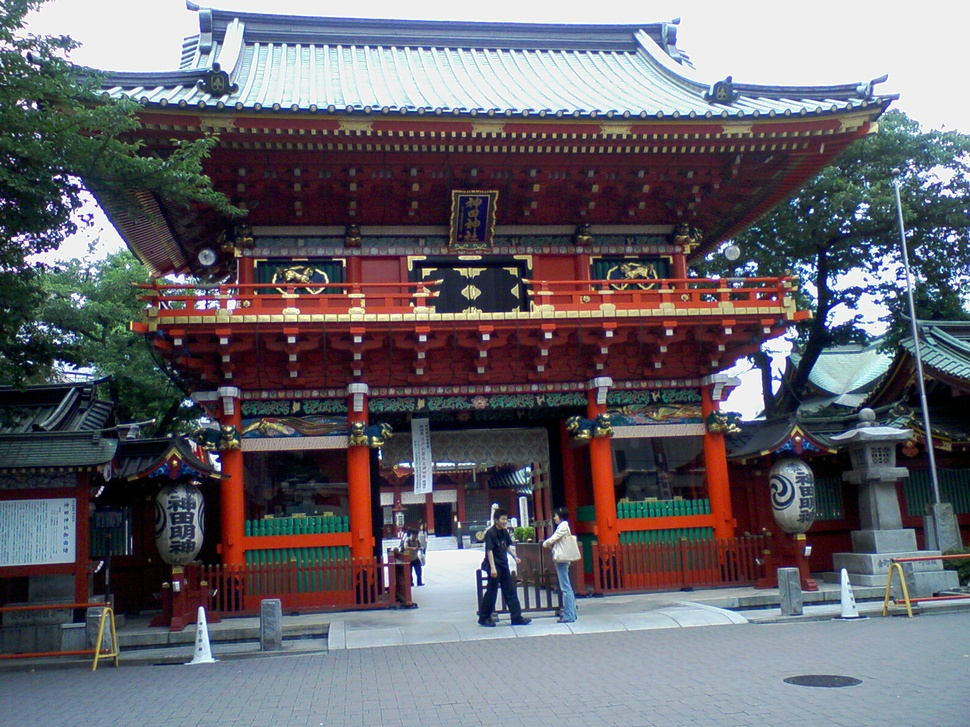
#> input picture Data_Box/KandaMyoujin.jpg, 970 x 727 px, shrunk from 1600 x 1200 before the run; its folder holds only this picture in this run
$ python final_db.py   (Python 2 division)
#> lines starting #> are read from the running program, lines starting #| are printed output that depends on the picture
# -*- coding:utf-8 -*-
import os
import sys
from PIL import Image
import numpy as np
import cv2
from matplotlib import pylab as plt
import sqlite3
from PIL.ExifTags import TAGS, GPSTAGS
import pickle
import time

def process_image(imagename,resultname,params="--edge-thresh 10 --peak-thresh 5"):
  if imagename[-3:] != 'pgm':
    # ダウンサンプリングpgmファイルを作成する
    im = np.array(Image.open(imagename).convert('L'))
    im= im[::15, ::15]
    im= Image.fromarray(np.uint8(im))
    im.save('tmp.pgm')
    imagename = 'tmp.pgm'

  cmmd = str("./sift "+imagename+" --output="+resultname+ " "+params)
  os.system(cmmd)
  print 'processed', imagename, 'to', resultname

def read_features_from_file(filename):

  f = np.loadtxt(filename)
  return f[:,:4],f[:,4:]


# [49 lines left out: functions match, get_exif, calculate, not called in this run]

def create_DB():
  #はじめにデータベース作成を行う
  conn = sqlite3.connect(":memory:")
  cur = conn.cursor()
  cur.execute("""CREATE TABLE feature_Point(lat real,lon real,d text,img text,name text);""")
  path='Data_Box'
  imlist = [os.path.join(path,f) for f in os.listdir(path) if f.endswith('.jpg')]
  # データベース格納のための特徴点、GPS情報の算出
  Num=0
  for img_ex in imlist:
    im_grey = np.array(Image.open(img_ex).convert('L'))
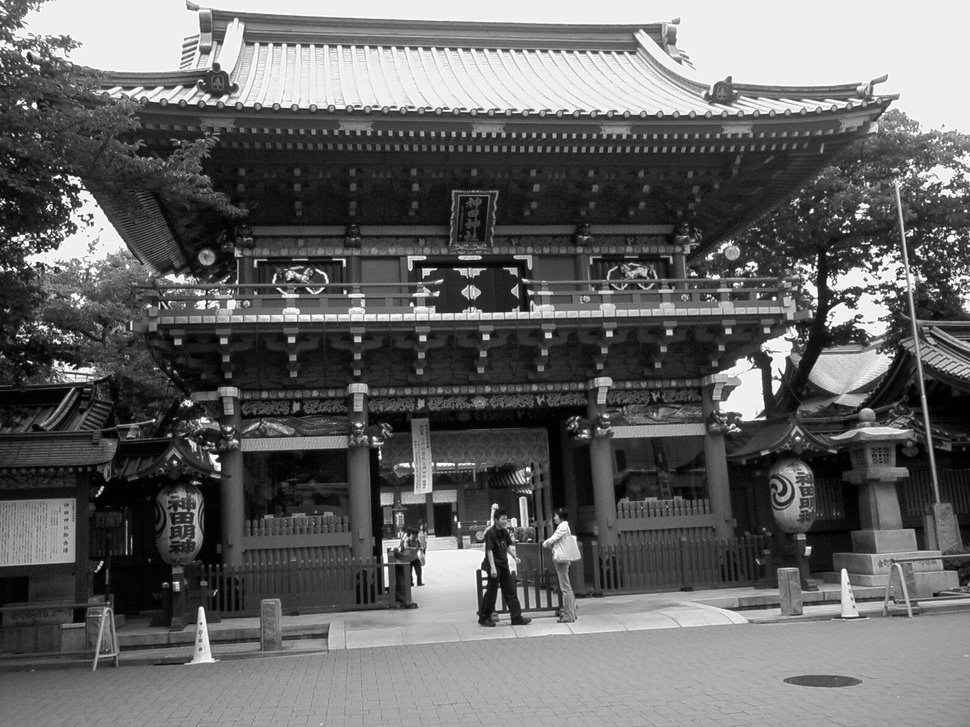
#> im_grey: shape (727, 970); min 0, max 255, mean 101.3
    Num=Num+1
    RGB=np.array(Image.open(img_ex))
#> RGB is the input picture: shape (727, 970, 3); mean R, G, B 102.5, 99.5, 107
    name,ext=os.path.splitext(img_ex)
    sname = img_ex+'.sift'
    process_image(img_ex,sname)
#> in process_image, `im= im[::15, ::15]`:
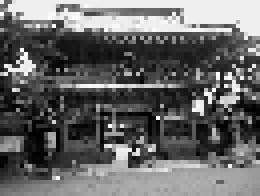
#> im: shape (49, 65) (shown 4 times larger); min 0, max 255, mean 102.3
    l_db,d_db = read_features_from_file(sname)
    GPS_db=get_exif(img_ex)
    lat_db,lon_db=calculate(GPS_db)
    print 'Data',lat_db,lon_db
    #データベースへ格納するため、stringへ変換
    img_str=str(im_grey)
    l_db_str=str(l_db)
    d_db_str=unicode(d_db)
    lat_db_str=str(lat_db)
    lon_db_str=str(lon_db)
    print len(d_db)
    print len(d_db[1])
    #Creation for Database
    d_list=[]
    for j in range(len(d_db)):
      df=d_db[j]
      for k in range(len(d_db[1])):
        df_1=int(df[k])
        d_list.append(df_1)
    d_list=str(d_list)
    gray_list=[]
    for j in range(len(im_grey)):
      df=im_grey[j]
      gray=[]
      for k in range(len(im_grey[1])):
        df_1=int(df[k])
        gray.append(df_1)
      gray_list.append(gray)
    gray_list=str(gray_list)
    print 'GRAY',gray_list
    #データベースへ格納
    sql="""INSERT INTO feature_Point(lat,lon) VALUES(?,?)"""
    cur.execute(sql, (lat_db,lon_db))
    sql="""INSERT INTO feature_Point(d) VALUES(?)"""
    cur.execute(sql, ([d_list]))
    sql="""INSERT INTO feature_Point(img) VALUES(?)"""
    cur.execute(sql, [gray_list])
    sql="""INSERT INTO feature_Point(name) VALUES(?)"""
    cur.execute(sql, [name])
    conn.commit()
    return cur,Num

# [110 lines left out: function compare_img, not called in this run]


#ここがメイン
#> (the run stopped early here; a loop or call above may not have finished)
